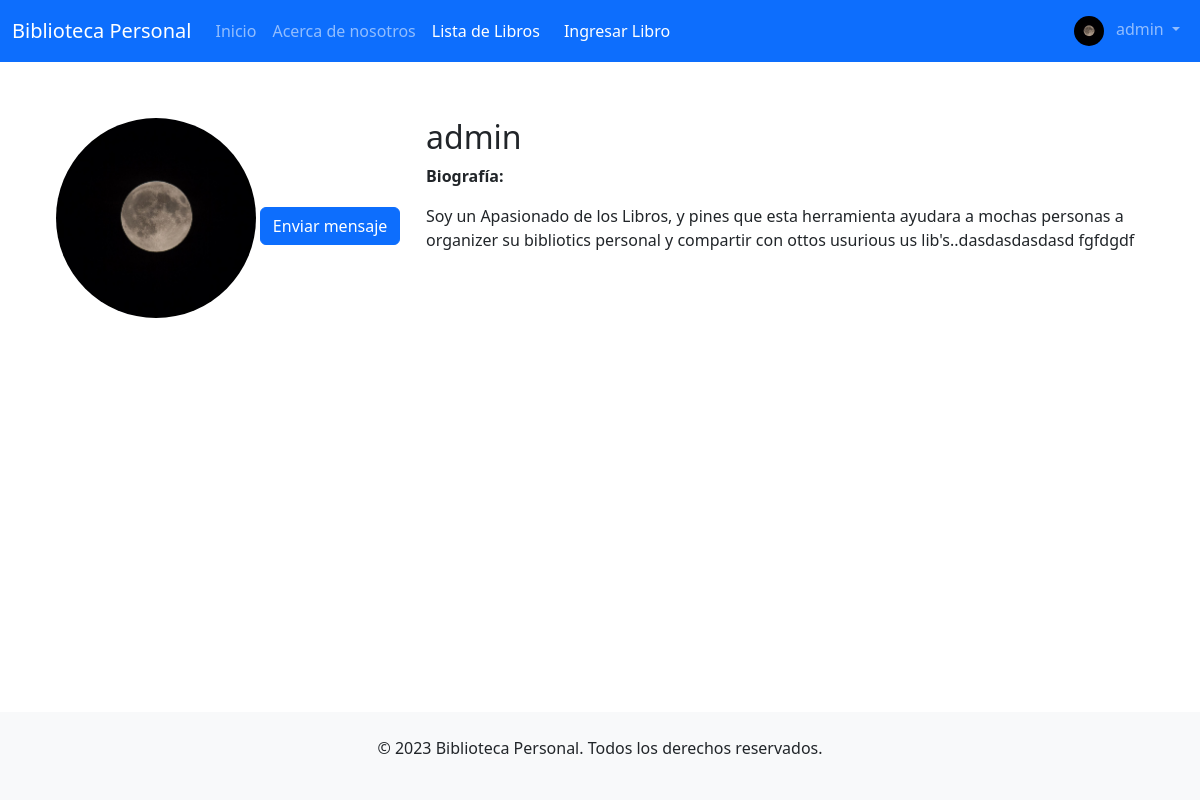
Page /usuarios/registro/perfil/12/ (signed in) on the earlier database version.
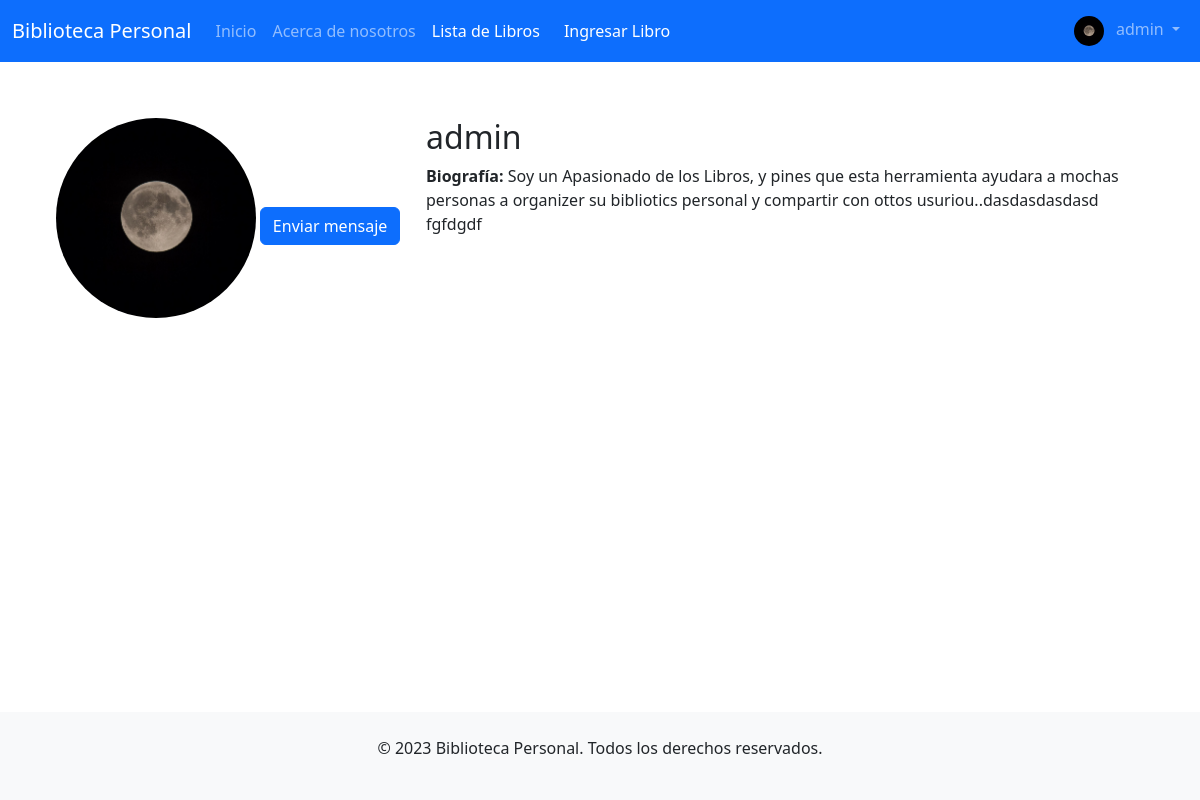
Same page on the later database version.
### usuarios/models.py (models this page shows)
class UserProfile(models.Model):
    user = models.OneToOneField(User, on_delete=models.CASCADE)
    profile_image = models.ImageField(upload_to='profile_images/', null=True, blank=True)
    bio = RichTextField(blank=True, null=True)

### usuarios/views.py (the view)
# urls.py: path('perfil/<int:user_id>/', views.ver_perfil_usuario, name='ver_perfil_usuario'),
def ver_perfil_usuario(request, user_id):
    profile_user = get_object_or_404(User, id=user_id)
    profile = profile_user.userprofile
    return render(request, 'usuarios/ver_perfil_usuario.html', {'profile_user': profile_user, 'profile': profile})

### usuarios/templates/usuarios/ver_perfil_usuario.html (shortened to what this page needs)
{% extends "inicio/homepage.html" %} {% load static %} {% block content %}
<div class="container mt-5">
  <div class="row">
    <div class="col-md-4">
      <div class="text-center">
        {% if profile.profile_image %}
        <img
          src="{{ profile.profile_image.url }}"
          class="rounded-circle"
          width="200"
          height="200"
        />
        {% endif %}
        <button
          type="button"
          class="btn btn-primary mt-3"
          data-bs-toggle="modal"
          data-bs-target="#enviarMensajeModal"
        >
          Enviar mensaje
        </button>
      </div>
    </div>
    <div class="col-md-8">
      <h2>{{ profile.user.username }}</h2>
      <p><strong>Biografía:</strong> {{ profile.bio|safe }}</p>
    </div>
  </div>
</div>
{% endblock %}

Differences in the rows shown:
changed UserProfile "admin": bio "…y compartir con ottos usurious us lib's..dasdasdasdasd fgfdgdf" → "…y compartir con ottos usuriou..dasdasdasdasd fgfdgdf"
